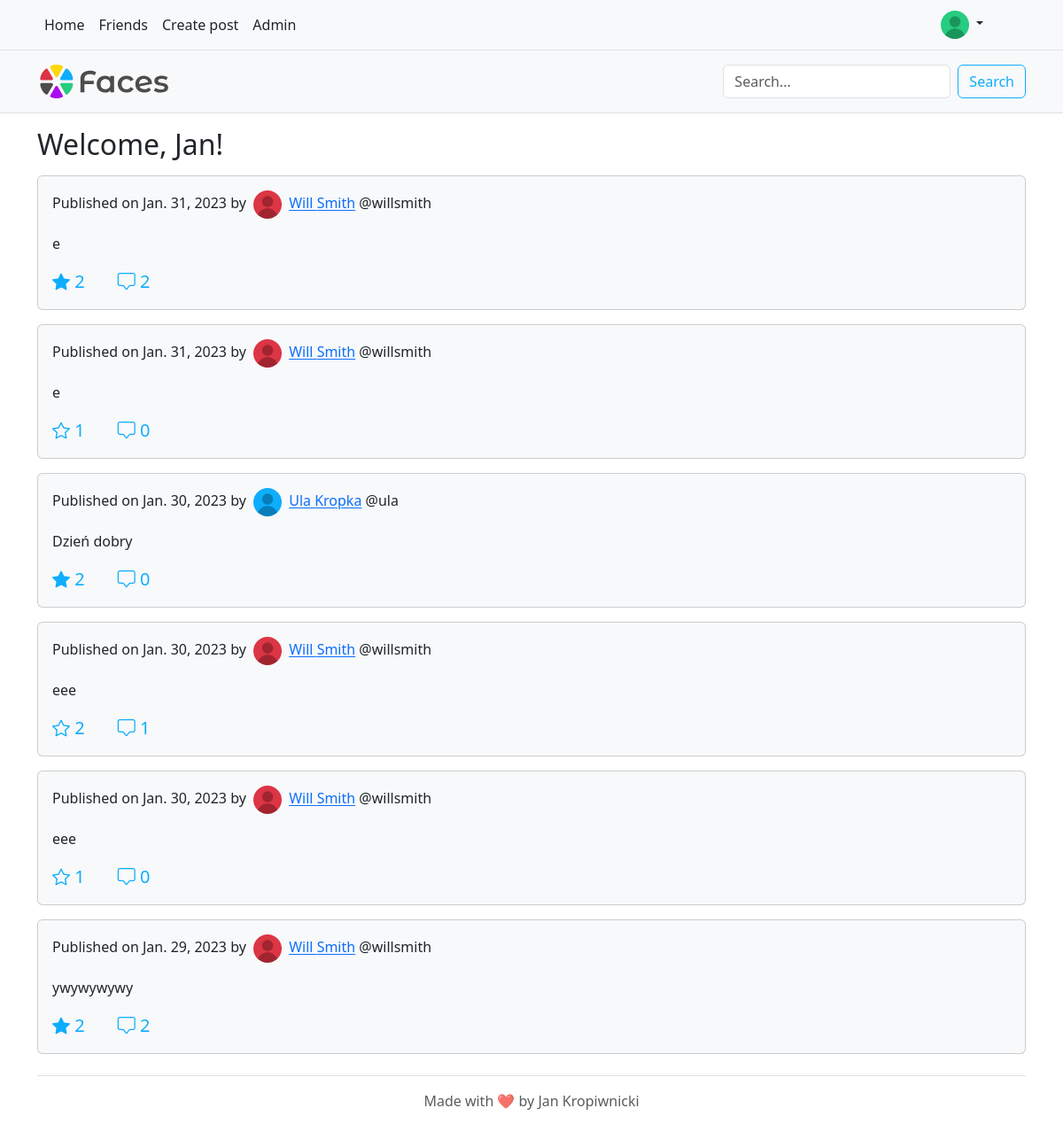
The page / (signed in) on the database its author committed.
### faces_app/models.py (models this page shows)
class ProfilePicture(models.Model):
    user = models.OneToOneField(User, on_delete=models.CASCADE)
    url = models.URLField()

class Post(models.Model):
    content = models.TextField()
    author = models.ForeignKey(Person, on_delete=models.CASCADE)
    date = models.DateTimeField()

class Person(models.Model):
    user = models.OneToOneField(User, on_delete=models.CASCADE)
    friends = models.ManyToManyField("self")
    notifications = models.JSONField()
    unread = models.PositiveIntegerField()
    bio = models.TextField(max_length=300, default="")
    POST_VIS_FRIENDS = '0'
    POST_VIS_FRIENDS_FRIENDS = '1'
    POST_VIS_EVERYONE = '2'
    POST_VIS_CHOICES = [
        (POST_VIS_FRIENDS, "Friends"),
        (POST_VIS_FRIENDS_FRIENDS, "Friends' friends"),
        (POST_VIS_EVERYONE, "Everyone"),
    ]
    post_vis = models.PositiveIntegerField(
        choices=POST_VIS_CHOICES,
        default=POST_VIS_FRIENDS
    )

### faces_app/views.py (the view)
# urls.py: path('', faces_app.views.index, name="index"),
def index(request):
    post_list = []
    friend_requests = []
    new_people_you_may_know = []
    if request.user.is_authenticated:
        post_list_plain = []
        for friend in request.user.person.friends.all():
            post_list_plain += list(friend.post_set.all())
        post_list_plain.sort(key=lambda x: x.date, reverse=True)
        for post in post_list_plain:
            post_list += [[post, post.content.split("\r\n"), len(post.likeprofile_set.all()),
                           len(post.comment_set.all())]]
        friend_requests = request.user.requestprofile.friend_requests.all()
        people_you_may_know = []
        for friend in request.user.person.friends.all():
            people_you_may_know += friend.friends.all()
        for person in people_you_may_know:
            if person != request.user.person and person not in request.user.person.friends.all():
                mutual_friends = 0
                for friend in request.user.person.friends.all():
                    if friend in person.friends.all():
                        mutual_friends += 1
                new_people_you_may_know += [{"object": person, "mutual_friends": mutual_friends}]
        new_people_you_may_know.sort(key=lambda x: x["mutual_friends"], reverse=True)
    return render(request, "index.html", {
        "post_list": post_list, "friend_requests": friend_requests, "friend_requests_len": len(friend_requests),
        "people_you_may_know": new_people_you_may_know
    })

### templates/index.html (shortened to what this page needs)
{% extends 'base.html' %}
{% load static %}
{% block content %}
    {% if user.is_authenticated %}
        <h2>Welcome, {{ user.first_name }}!</h2>
        {% for post in post_list %}
            <div id="{{ post.0.id }}" class="card bg-light my-3 p-3">
                <p>Published on {{ post.0.date.date }} by
                    <img src="{% static post.0.author.user.profilepicture.url %}" alt="{{ post.0.author.user.username }}" class="rounded-circle mx-1" width="32" height="32">
                    <a href="{% url 'user' post.0.author.user.username %}">
                    {{ post.0.author.user.first_name }} {{ post.0.author.user.last_name }}</a>
                    @{{ post.0.author.user.username }}</p>
                <p>
                {% for line in post.1 %}
                    {{ line }}<br>
                {% endfor %}
                </p>
                <p class="lead text-primary mb-0">
                    {% if user.likeprofile in post.0.likeprofile_set.all %}
                        <a id="like-{{ post.0.id }}" onclick="dislike_{{ post.0.id }}()"><i class="bi bi-star-fill"></i></a>
                    {% else %}
                        <a id="like-{{ post.0.id }}" onclick="like_{{ post.0.id }}()"><i class="bi bi-star"></i></a>
                    {% endif %}
                    <span id="like-count-{{ post.0.id }}">{{ post.2 }}</span>
                    <a href="{% url 'post_page' post.0.id %}" class="text-primary text-decoration-none"><i class="bi bi-chat-square"></i>
                    {{ post.3 }}</a>
                </p>
            </div>
        {% endfor %}
    {% endif %}
{% endblock %}

### templates/base.html (shortened to what this page needs)
{% load static %}
<!DOCTYPE html>
<html lang="en">
<head>
    <link href="https://cdn.jsdelivr.net/npm/bootstrap@5.3.0-alpha1/dist/css/bootstrap.min.css" rel="stylesheet"
>
    <link rel="stylesheet" href="https://cdn.jsdelivr.net/npm/bootstrap-icons@1.10.3/font/bootstrap-icons.css">
    <link rel="stylesheet" href="{% static "css/colors.css" %}">
</head>
<body>
    <header class="py-3 mb-4 border-bottom bg-light fixed-top">
        <div class="container d-flex flex-wrap justify-content-center">
            <a href="/" class="d-flex align-items-center me-5 me-lg-auto text-dark text-decoration-none">
                <img class="bi me-1" height="38" src="{% static 'img/faces.svg' %}" alt="Faces logo">
            </a>
            {% if user.is_authenticated %}
                <form method="get" class="d-flex mt-3 mt-md-0" role="search" action="{% url 'search_results' %}">
                    <input class="form-control me-2" name="q" type="search" placeholder="Search..." aria-label="Search"
                           value="{% block query %}{% endblock %}" required>
                    <button class="btn btn-outline-primary" type="submit">Search</button>
                </form>
            {% endif %}
        </div>
    </header>
    <nav class="navbar navbar-expand-md py-2 bg-light border-bottom fixed-top">
        <div class="container d-flex flex-wrap">
            <div class="collapse navbar-collapse" id="navbarCollapse">
                {% if not user.is_authenticated %}
                    <ul class="nav me-auto">
                        <li class="nav-item"><a href="#" class="nav-link link-dark px-2 active" aria-current="page">Home</a></li>
                        <li class="nav-item"><a href="#" class="nav-link link-dark px-2">About</a></li>
                        <li class="nav-item"><a href="#" class="nav-link link-dark px-2">FAQs</a></li>
                        <li class="nav-item"><a href="#" class="nav-link link-dark px-2">Contact</a></li>
                    </ul>
                    <ul class="nav">
                        <li class="nav-item"><a href="{% url 'login' %}" class="nav-link link-dark px-2">Login</a></li>
                        <li class="nav-item"><a href="{% url 'register' %}" class="nav-link link-dark px-2">Sign up</a></li>
                    </ul>
                {% else %}
                    <ul class="nav me-auto">
                        <li class="nav-item"><a href="{% url 'index' %}" class="nav-link link-dark px-2 active" aria-current="page">Home</a></li>
                        <li class="nav-item"><a href="{% url 'friends' %}" class="nav-link link-dark px-2">Friends</a></li>
                        <li class="nav-item"><a href="{% url 'create_post' %}" class="nav-link link-dark px-2">Create post</a></li>
                        {% if user.is_staff %}
                            <li class="nav-item"><a href="{% url 'admin:index' %}" class="nav-link link-dark px-2">Admin</a></li>
                        {% endif %}
                    </ul>
                    <div class="dropdown me-5">
                        <a href="#" class="d-block link-dark text-decoration-none dropdown-toggle position-relative" data-bs-toggle="dropdown" aria-expanded="false">
                            <img src="{% static user.profilepicture.url %}" alt="{{ user.username }}" class="rounded-circle" width="32" height="32">
                        </a>
                    </div>
                {% endif %}
            </div>
        </div>
    </nav>
    <div class="container-sm">
        <main>
            {% block content %}
            {% endblock %}
        </main>
        <footer class="py-3 my-4 border-top text-center text-muted">
            Made with ❤️ by Jan Kropiwnicki
        </footer>
    </div>
    {% if user.is_authenticated %}
        <div class="toast-container position-fixed bottom-0 end-0 p-3" id="toast-container"></div>
    {% endif %}
</body>
</html>

### static/css/colors.css (style rules this page uses)
:root { --bs-blue: #0eadfd; --bs-purple: #a80df0; --bs-green: #26cc7f; --bs-yellow: #ccab06; }
.btn-outline-primary { --bs-btn-color: var(--bs-blue); --bs-btn-border-color: var(--bs-blue); --bs-btn-active-bg: var(--bs-blue); --bs-btn-active-border-color: var(--bs-blue); --bs-btn-hover-border-color: var(--bs-blue); --bs-btn-hover-bg: var(--bs-blue); }
.text-primary { color: var(--bs-blue) !important }

### templates/base.html (style rules this page uses)
header { top: 57px !important; }
body { padding-top: 9rem; }

### rows shown on the page
Post: date "Jan. 31, 2023", author.user_id (picture), author.first_name "Will", author.last_name "Smith", author.username "willsmith", 1 "e", post "2"
Post: date "Jan. 31, 2023", author.user_id (picture), author.first_name "Will", author.last_name "Smith", author.username "willsmith", 1 "e", post "1", post "0"
Post: date "Jan. 30, 2023", author.user_id (picture), author.first_name "Ula", author.last_name "Kropka", author.username "ula", 1 "Dzień dobry", post "2", post "0"
Post: date "Jan. 30, 2023", author.user_id (picture), author.first_name "Will", author.last_name "Smith", author.username "willsmith", 1 "eee", post "2", post "1"
Post: date "Jan. 30, 2023", author.user_id (picture), author.first_name "Will", author.last_name "Smith", author.username "willsmith", 1 "eee", post "1", post "0"
Post: date "Jan. 29, 2023", author.user_id (picture), author.first_name "Will", author.last_name "Smith", author.username "willsmith", 1 "ywywywywy", post "2"

### other values the page prints
{{ user.first_name }} "Jan"
